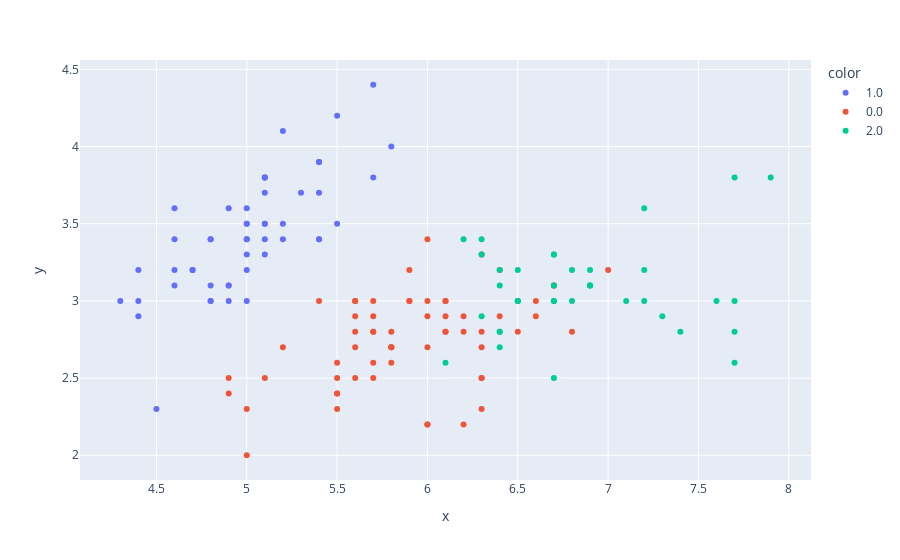

Write notebook code for a chart like this one.
### Code cell
forme_forte(Data,n_clusters=3,k_first=3,n_essais=100)

### Figure 1 — Plotly figure (JSON) as saved in the notebook; plotly's stock layout.template omitted (floating-point values rounded to 4 significant figures)
{"data": [{"hovertemplate": "color=1.0<br>x=%{x}<br>y=%{y}<extra></extra>", "legendgroup": "1.0", "marker": {"color": "#636efa", "symbol": "circle"}, "mode": "markers", "name": "1.0", "orientation": "v", "showlegend": true, "type": "scatter", "x": [4.3, 4.4, 4.4, 4.4, 4.5, 4.6, 4.6, 4.6, 4.6, 4.7, 4.7, 4.8, 4.8, 4.8, 4.8, 4.8, 4.9, 4.9, 4.9, 4.9, 5, 5, 5, 5, 5, 5, 5, 5, 5.1, 5.1, 5.1, 5.1, 5.1, 5.1, 5.1, 5.1, 5.2, 5.2, 5.2, 5.3, 5.4, 5.4, 5.4, 5.4, 5.4, 5.5, 5.5, 5.7, 5.7, 5.8], "xaxis": "x", "y": [3, 2.9, 3, 3.2, 2.3, 3.1, 3.2, 3.4, 3.6, 3.2, 3.2, 3, 3, 3.1, 3.4, 3.4, 3, 3.1, 3.1, 3.6, 3, 3.2, 3.3, 3.4, 3.4, 3.5, 3.5, 3.6, 3.3, 3.4, 3.5, 3.5, 3.7, 3.8, 3.8, 3.8, 3.4, 3.5, 4.1, 3.7, 3.4, 3.4, 3.7, 3.9, 3.9, 3.5, 4.2, 3.8, 4.4, 4], "yaxis": "y"}, {"hovertemplate": "color=0.0<br>x=%{x}<br>y=%{y}<extra></extra>", "legendgroup": "0.0", "marker": {"color": "#EF553B", "symbol": "circle"}, "mode": "markers", "name": "0.0", "orientation": "v", "showlegend": true, "type": "scatter", "x": [4.9, 4.9, 5, 5, 5.1, 5.2, 5.4, 5.5, 5.5, 5.5, 5.5, 5.5, 5.6, 5.6, 5.6, 5.6, 5.6, 5.6, 5.7, 5.7, 5.7, 5.7, 5.7, 5.7, 5.8, 5.8, 5.8, 5.8, 5.8, 5.9, 5.9, 5.9, 6, 6, 6, 6, 6, 6, 6.1, 6.1, 6.1, 6.1, 6.1, 6.2, 6.2, 6.2, 6.3, 6.3, 6.3, 6.3, 6.3, 6.3, 6.4, 6.4, 6.5, 6.6, 6.6, 6.7, 6.7, 6.8, 7], "xaxis": "x", "y": [2.4, 2.5, 2, 2.3, 2.5, 2.7, 3, 2.3, 2.4, 2.4, 2.5, 2.6, 2.5, 2.7, 2.8, 2.9, 3, 3, 2.5, 2.6, 2.8, 2.8, 2.9, 3, 2.6, 2.7, 2.7, 2.7, 2.8, 3, 3, 3.2, 2.2, 2.2, 2.7, 2.9, 3, 3.4, 2.8, 2.8, 2.9, 3, 3, 2.2, 2.8, 2.9, 2.3, 2.5, 2.5, 2.7, 2.8, 3.3, 2.9, 3.2, 2.8, 2.9, 3, 3.1, 3.1, 2.8, 3.2], "yaxis": "y"}, {"hovertemplate": "color=2.0<br>x=%{x}<br>y=%{y}<extra></extra>", "legendgroup": "2.0", "marker": {"color": "#00cc96", "symbol": "circle"}, "mode": "markers", "name": "2.0", "orientation": "v", "showlegend": true, "type": "scatter", "x": [6.1, 6.2, 6.3, 6.3, 6.3, 6.4, 6.4, 6.4, 6.4, 6.4, 6.5, 6.5, 6.5, 6.5, 6.7, 6.7, 6.7, 6.7, 6.7, 6.7, 6.8, 6.8, 6.9, 6.9, 6.9, 6.9, 7.1, 7.2, 7.2, 7.2, 7.3, 7.4, 7.6, 7.7, 7.7, 7.7, 7.7, 7.9], "xaxis": "x", "y": [2.6, 3.4, 2.9, 3.3, 3.4, 2.7, 2.8, 2.8, 3.1, 3.2, 3, 3, 3, 3.2, 2.5, 3, 3, 3.1, 3.3, 3.3, 3, 3.2, 3.1, 3.1, 3.1, 3.2, 3, 3, 3.2, 3.6, 2.9, 2.8, 3, 2.6, 2.8, 3, 3.8, 3.8], "yaxis": "y"}], "layout": {"legend": {"title": {"text": "color"}, "tracegroupgap": 0}, "margin": {"t": 60}, "xaxis": {"anchor": "y", "domain": [0, 1], "title": {"text": "x"}}, "yaxis": {"anchor": "x", "domain": [0, 1], "title": {"text": "y"}}}}
